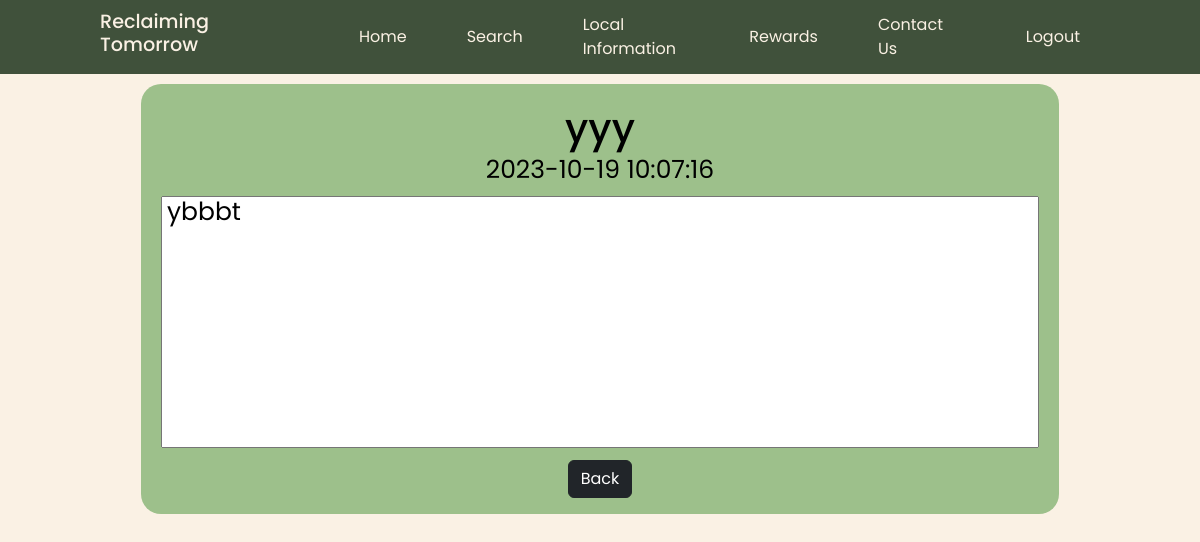
The app's page /verify/openReadOnly.php?id=1 (signed in) with its own data.
### tables this page shows
CREATE TABLE `user_inbox` (
  `id` int(20) NOT NULL,
  `from_id` int(20) NOT NULL,
  `from_name` varchar(255) NOT NULL,
  `to_id` varchar(255) NOT NULL,
  `message` varchar(255) NOT NULL,
  `title` varchar(100) NOT NULL,
  `date_sent` datetime NOT NULL DEFAULT current_timestamp(),
  `read_receipt` int(5) NOT NULL DEFAULT 0
);

### verify/openReadOnly.php (the view, shortened to what this page needs)
<?php
require '../connect.php';
?>
<!DOCTYPE html>
<html lang="en">
<head>
    <link href="https://cdn.jsdelivr.net/npm/bootstrap@5.3.1/dist/css/bootstrap.min.css" rel="stylesheet" />
    <link href="../style.css" rel="stylesheet">
</head>
<body>
<?php include "../admin/header.php"; ?>
            <div class="info">
            <?php
                $data=$_GET['id'];
                $sql="SELECT * FROM user_inbox WHERE id=$data";
                $result=mysqli_query($db,$sql);
                if($result){
                    $row=mysqli_fetch_assoc($result);
                    echo '<div class="flex-container">
                        <div class="flex-box">
                        <h1 style="margin-top: 20px">'.$row['title'].'</h1>
                        <p style="margin-right: 20px;margin-left: 20px">
                           '.$row['date_sent'].'
                        </p>
                        <textarea rows="12" cols="40" style="margin-right: 20px;margin-left: 20px;margin-bottom: 10px;resize: none;text-align: left;padding: 5px;" readonly>'.$row['message'].'</textarea>
                        <p>
                            <a class="btn btn-dark btn" href="/verify/sent" role="button">Back</a>
                        </p>
                    </div>
                </div>';
                }
            ?>
      </div>
</body>
</html>

### style.css (style rules this page uses)
* { margin: 0; padding: 0; box-sizing: border-box; list-style: none; font-family: 'Poppins', sans-serif; }
body { background-color:#FAF1E4; background-size: cover; background-position: center; display: flex; padding-top: 64px; flex-direction: column; background-color: #FAF1E4; min-height: 100vh; }
.flex-container { display: flex; align-items: center; justify-content: center; }
.flex-box { width: auto; height: auto; background-color: #9DC08B; font-size: 25px; text-align: center; line-height: 20px; border-radius: 20px; margin: 20px; color: #000000; align-items: center; justify-content: center; }

### records on screen
user_inbox: title "yyy", date_sent "2023-10-19 10:07:16", message "ybbbt"
